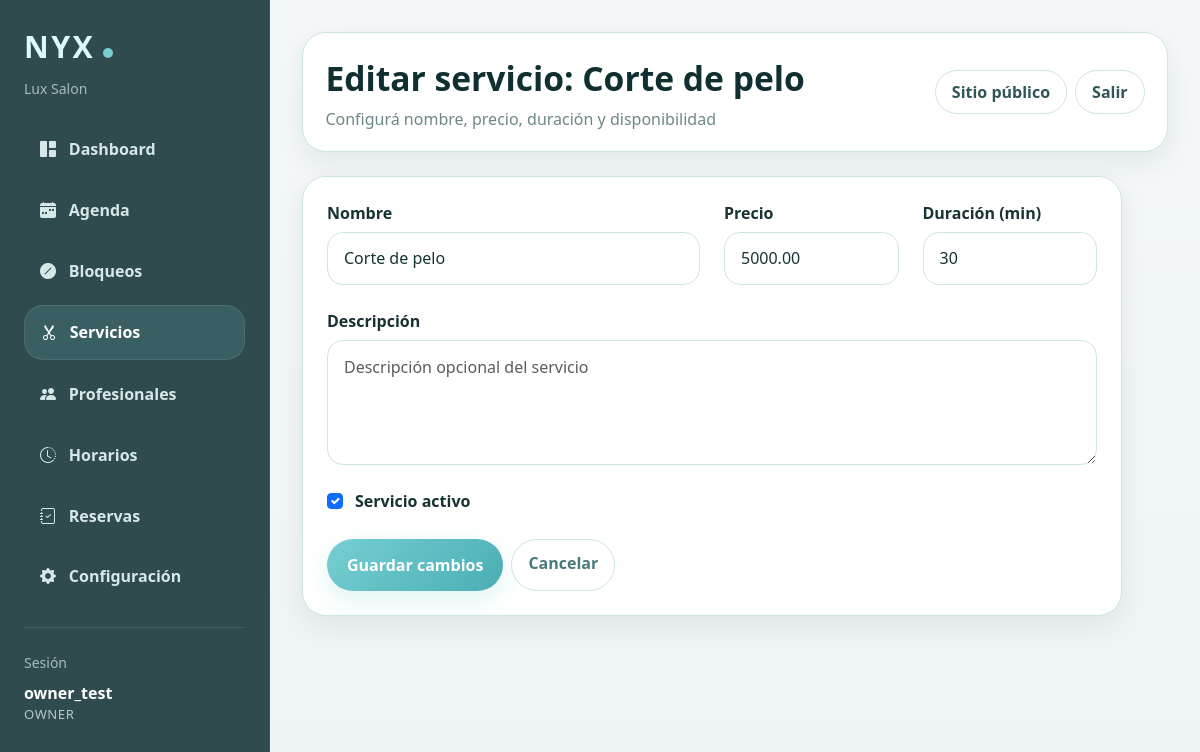
Screenshot of /panel/servicios/1/editar/ (signed in) with the database file from the repository.
### reservas/models.py (models this page shows, shortened)
class Salon(models.Model):
    PAYMENT_METHOD_CHOICES = [
        ('transfer', 'Transferencia'),
        ('integrated', 'Pago integrado'),
        ('both', 'Transferencia y pago integrado'),
    ]
    name = models.CharField('Nombre', max_length=120)
    email = models.EmailField('Email', blank=True)
    phone = models.CharField('Teléfono', max_length=30, blank=True)
    address = models.CharField('Dirección', max_length=200, blank=True)
    is_active = models.BooleanField('Activo', default=True)
    created_at = models.DateTimeField(auto_now_add=True)
    deposit_enabled = models.BooleanField('Requerir seña', default=False)
    deposit_percentage = models.PositiveIntegerField('Porcentaje de seña', default=0)
    allow_full_payment = models.BooleanField('Permitir pago total', default=False)
    full_payment_required = models.BooleanField('Requerir pago total', default=False)
    payment_method = models.CharField(
        'Método de pago',
        max_length=20,
        choices=PAYMENT_METHOD_CHOICES,
        default='transfer'
    )
    payment_instructions = models.TextField('Instrucciones de pago', blank=True)
    allow_client_cancellation = models.BooleanField(
        'Permitir cancelación online por cliente',
        default=True
    )
    cancellation_limit_hours = models.PositiveIntegerField(
        'Horas límite para cancelar online',
        default=24
    )
    allow_client_reschedule = models.BooleanField(
        'Permitir modificación online por cliente',
        default=False
    )
    reschedule_limit_hours = models.PositiveIntegerField(
        'Horas límite para modificar online',
        default=24
    )
    class Meta:
        verbose_name = 'Peluquería'
        verbose_name_plural = 'Peluquerías'
        ordering = ['name']

class SalonMembership(models.Model):
    ROLE_CHOICES = [
        ('owner', 'Dueña/o'),
        ('staff', 'Staff'),
    ]
    user = models.ForeignKey(
        User,
        on_delete=models.CASCADE,
        related_name='salon_memberships'
    )
    salon = models.ForeignKey(
        Salon,
        on_delete=models.CASCADE,
        related_name='memberships'
    )
    role = models.CharField(
        max_length=20,
        choices=ROLE_CHOICES,
        default='staff'
    )
    is_active = models.BooleanField(default=True)
    created_at = models.DateTimeField(auto_now_add=True)
    class Meta:
        verbose_name = 'Membresía de peluquería'
        verbose_name_plural = 'Membresías de peluquería'
        unique_together = ('user', 'salon')

class Service(models.Model):
    name = models.CharField(max_length=100)
    price = models.DecimalField(max_digits=10, decimal_places=2)
    duration_minutes = models.PositiveIntegerField()
    description = models.TextField(blank=True)
    is_active = models.BooleanField(default=True)
    salon = models.ForeignKey(
        Salon,
        on_delete=models.CASCADE,
        related_name='services',
        verbose_name='Peluquería',
    )

### reservas/panel_views.py (the view)
# urls.py: path('panel/servicios/<int:service_id>/editar/', panel_views.panel_service_edit, name='panel_service_edit'),
@login_required
def panel_service_edit(request, service_id):
    if request.user.is_superuser:
        return redirect('/admin/')
    salon = get_user_salon(request.user)
    if not salon or not is_owner_user(request.user):
        raise PermissionDenied("Solo la dueña puede editar servicios.")
    service = get_object_or_404(Service, pk=service_id, salon=salon)
    if request.method == 'POST':
        form = PanelServiceForm(request.POST, instance=service)
        if form.is_valid():
            form.save()
            messages.success(request, 'Servicio actualizado correctamente.')
            return redirect('panel_services')
    else:
        form = PanelServiceForm(instance=service)
    context = {
        'panel_role': 'owner',
        'salon': salon,
        'form': form,
        'form_title': f'Editar servicio: {service.name}',
        'submit_label': 'Guardar cambios',
        'service': service,
    }
    return render(request, 'reservas/panel/service_form.html', context)

### reservas/panel_views.py (called while the page is built)
def get_user_membership(user):
    if not user.is_authenticated or user.is_superuser:
        return None
    return user.salon_memberships.filter(is_active=True).select_related('salon').first()

def get_user_salon(user):
    membership = get_user_membership(user)
    return membership.salon if membership else None

def is_owner_user(user):
    membership = get_user_membership(user)
    return bool(membership and membership.role == 'owner')

### reservas/templates/reservas/panel/service_form.html (shortened to what this page needs)
{% extends "reservas/panel/base_panel.html" %}
{% block panel_title %}{{ form_title }}{% endblock %}
{% block panel_subtitle %}Configurá nombre, precio, duración y disponibilidad{% endblock %}
{% block panel_content %}
<div class="nyx-card p-4 nyx-form-card">
  <form method="post">
    <div class="row g-4">
      <div class="col-md-6">
        <label class="nyx-form-label" for="{{ form.name.id_for_label }}">Nombre</label>
        {{ form.name }}
      </div>
      <div class="col-md-3">
        <label class="nyx-form-label" for="{{ form.price.id_for_label }}">Precio</label>
        {{ form.price }}
      </div>
      <div class="col-md-3">
        <label class="nyx-form-label" for="{{ form.duration_minutes.id_for_label }}">Duración (min)</label>
        {{ form.duration_minutes }}
      </div>
      <div class="col-12">
        <label class="nyx-form-label" for="{{ form.description.id_for_label }}">Descripción</label>
        {{ form.description }}
      </div>
      <div class="col-12">
        <div class="form-check">
          {{ form.is_active }}
          <label class="form-check-label fw-semibold ms-1" for="{{ form.is_active.id_for_label }}">
            Servicio activo
          </label>
        </div>
      </div>
    </div>
    <div class="d-flex gap-2 flex-wrap mt-4">
      <button type="submit" class="nyx-primary-btn">{{ submit_label }}</button>
      <a href="{% url 'panel_services' %}" class="nyx-filter-btn">Cancelar</a>
    </div>
  </form>
</div>
{% endblock %}

### reservas/templates/reservas/panel/base_panel.html (shortened to what this page needs)
{% load static %}
<!DOCTYPE html>
<html lang="es">
<head>
  <link href="https://cdn.jsdelivr.net/npm/bootstrap@5.3.3/dist/css/bootstrap.min.css" rel="stylesheet">
  <link rel="stylesheet" href="https://cdn.jsdelivr.net/npm/bootstrap-icons@1.11.3/font/bootstrap-icons.min.css">
</head>
<body>
  <div class="container-fluid px-0">
    <div class="row g-0">
      <div class="col-lg-auto">
        <aside class="nyx-sidebar p-3 p-lg-4">
          <div class="mb-4">
            <div class="nyx-brand">NYX<span class="nyx-logo-dot"></span></div>
            <div class="small nyx-session-label mt-2">{{ salon.name }}</div>
          </div>
          <nav class="d-flex flex-column gap-2">
            <a href="{% url 'panel_dashboard' %}" class="nyx-nav-link {% if request.resolver_match.url_name == 'panel_dashboard' %}active{% endif %}">
              <i class="bi bi-grid-1x2-fill"></i>
              <span>Dashboard</span>
            </a>
            <a href="{% url 'panel_agenda' %}?quick=today" class="nyx-nav-link {% if request.resolver_match.url_name == 'panel_agenda' %}active{% endif %}">
              <i class="bi bi-calendar-week-fill"></i>
              <span>Agenda</span>
            </a>
            <a href="{% url 'panel_bloqueos' %}" class="nyx-nav-link {% if request.resolver_match.url_name == 'panel_bloqueos' %}active{% endif %}">
              <i class="bi bi-slash-circle-fill"></i>
              <span>Bloqueos</span>
            </a>
            {% if panel_role == 'owner' %}
              <a href="{% url 'panel_services' %}" class="nyx-nav-link {% if request.resolver_match.url_name == 'panel_services' or request.resolver_match.url_name == 'panel_service_create' or request.resolver_match.url_name == 'panel_service_edit' %}active{% endif %}">
                <i class="bi bi-scissors"></i>
                <span>Servicios</span>
              </a>
              <a href="{% url 'panel_employees' %}" class="nyx-nav-link ">
                <i class="bi bi-people-fill"></i>
                <span>Profesionales</span>
              </a>
              <a href="{% url 'panel_business_hours' %}" class="nyx-nav-link ">
                <i class="bi bi-clock-history"></i>
                <span>Horarios</span>
              </a>
              <a href="{% url 'panel_bookings' %}" class="nyx-nav-link {% if request.resolver_match.url_name == 'panel_bookings' or request.resolver_match.url_name == 'panel_booking_detail' %}active{% endif %}">
                <i class="bi bi-journal-check"></i>
                <span>Reservas</span>
              </a>
              <a href="{% url 'panel_settings' %}" class="nyx-nav-link {% if request.resolver_match.url_name == 'panel_settings' %}active{% endif %}">
                <i class="bi bi-gear-fill"></i>
                <span>Configuración</span>
              </a>
            {% endif %}
          </nav>
          <div class="mt-4 pt-4 border-top border-light border-opacity-10">
            <div class="small nyx-session-label mb-2">Sesión</div>
            <div class="nyx-session-user">{{ request.user.username }}</div>
            <div class="nyx-session-role">{{ panel_role }}</div>
          </div>
        </aside>
      </div>
      <div class="col">
        <main class="nyx-main">
          <div class="nyx-topbar d-flex justify-content-between align-items-center flex-wrap gap-3">
            <div>
              <div class="nyx-panel-title">{% block panel_title %}Panel{% endblock %}</div>
              <p class="nyx-panel-subtitle">{% block panel_subtitle %}Gestión interna NYX{% endblock %}</p>
            </div>
            <div class="d-flex align-items-center gap-2">
              <a href="/" class="nyx-outline-light">Sitio público</a>
              <a href="{% url 'panel_logout' %}" class="nyx-outline-light">Salir</a>
            </div>
          </div>
          {% block panel_content %}{% endblock %}
        </main>
      </div>
    </div>
  </div>
</body>
</html>

### reservas/templates/reservas/panel/base_panel.html (style rules this page uses)
:root { --nyx-bg: #eef4f4; --nyx-surface: #ffffff; --nyx-surface-soft: #f8fbfb; --nyx-border: #cfe4e5; --nyx-primary: #76cfd2; --nyx-primary-strong: #4aaeb4; --nyx-primary-dark: #2f4b4d; --nyx-text: #183234; --nyx-muted: #6d8789; --nyx-shadow: 0 10px 28px rgba(31, 55, 58, .08); --nyx-radius: 1.5rem; }
body { background: linear-gradient(180deg, #f4f8f8 0%, #eef4f4 100%); color: var(--nyx-text); min-height: 100vh; font-family: system-ui, -apple-system, BlinkMacSystemFont, "Segoe UI", sans-serif; }
.nyx-primary-btn { display: inline-flex; align-items: center; justify-content: center; gap: .5rem; border: none; border-radius: 999px; padding: .85rem 1.25rem; background: linear-gradient(135deg, var(--nyx-primary), var(--nyx-primary-strong)); color: #fff !important; font-weight: 800; text-decoration: none !important; transition: .2s ease; box-shadow: 0 10px 24px rgba(118, 207, 210, .22); }
.nyx-sidebar { width: 270px; min-height: 100vh; background: #2f4b4d; border-right: 1px solid rgba(255,255,255,.08); position: sticky; top: 0; color: #eaf6f6; }
.nyx-brand { font-size: 1.9rem; font-weight: 800; letter-spacing: .08em; color: #dff8f8; }
.nyx-logo-dot { display:inline-block; width:10px; height:10px; border-radius:50%; background: var(--nyx-primary); margin-left: 8px; }
.nyx-nav-link { display:flex; align-items:center; gap:.8rem; padding:.9rem 1rem; border-radius: 1.2rem; color: #d7e7e8; text-decoration:none; transition:.2s ease; font-weight: 700; }
.nyx-nav-link:hover, .nyx-nav-link.active { color: #ffffff; background: rgba(118, 207, 210, .16); border: 1px solid rgba(255,255,255,.08); }
.nyx-main { padding: 2rem; }
.nyx-topbar { background: var(--nyx-surface); border: 1px solid var(--nyx-border); border-radius: var(--nyx-radius); padding: 1.25rem 1.4rem; box-shadow: var(--nyx-shadow); margin-bottom: 1.5rem; }
.nyx-card { background: var(--nyx-surface); border: 1px solid var(--nyx-border); border-radius: var(--nyx-radius); box-shadow: var(--nyx-shadow); }
.nyx-panel-title { font-size: 2.1rem; font-weight: 800; margin-bottom: .2rem; color: #0f2f31; }
.nyx-panel-subtitle { color: var(--nyx-muted); margin-bottom: 0; }
.nyx-filter-btn { border-radius: 999px; padding: .65rem 1rem; border: 1px solid var(--nyx-border); color: #48797d; background: #fff; text-decoration: none; font-weight: 700; transition: .2s ease; }
.nyx-session-label { color: rgba(234, 246, 246, .65); }
.nyx-session-user { color: #ffffff; font-weight: 700; }
.nyx-session-role { color: rgba(234, 246, 246, .72); text-transform: uppercase; font-size: .82rem; letter-spacing: .04em; }
.nyx-outline-light { border-radius: 999px; padding: .55rem 1rem; border: 1px solid var(--nyx-border); background: #fff; color: #315558; text-decoration: none; font-weight: 700; transition: .2s ease; }

### reservas/templates/reservas/panel/service_form.html (style rules this page uses)
.nyx-form-card { max-width: 820px; }
.nyx-form-input { border-radius: 1rem; border: 1px solid var(--nyx-border); padding: .85rem 1rem; background: #fff; color: var(--nyx-text); }
.nyx-form-label { font-weight: 700; margin-bottom: .45rem; }

### rows the page displays
Salon: name "Lux Salon"
SalonMembership: role "OWNER"
Service: name "Corte de pelo", price "5000.00", duration_minutes "30", is_active "☑"

### other values shown
{{ request.user.username }} "owner_test"
{{ submit_label }} "Guardar cambios"
